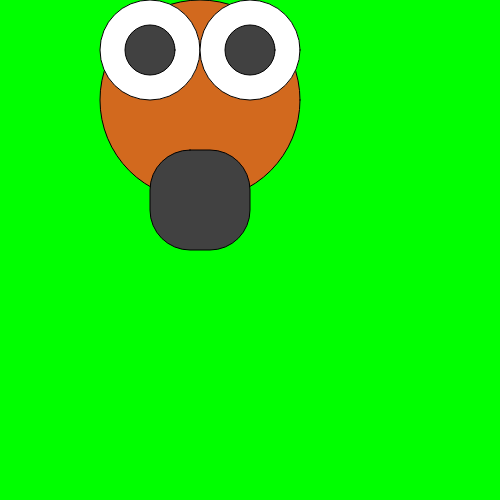
Frame 1 (no input)
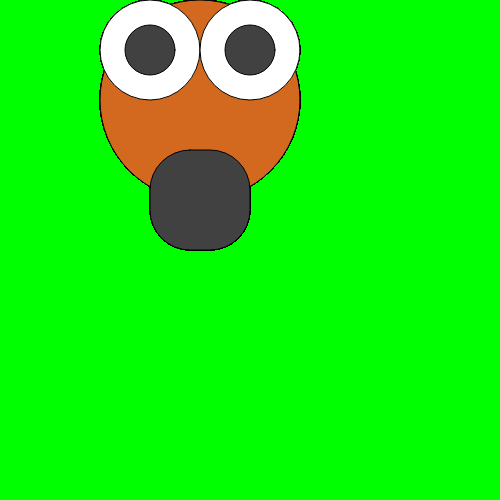
Frame 60 (no input)
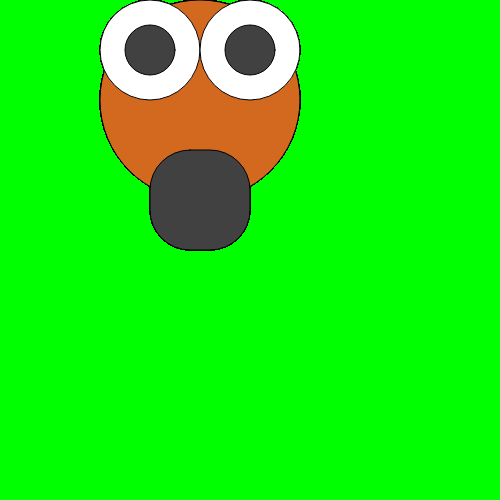
Frame 120 (the mouse pressed at the canvas centre since frame 60)

The p5.js sketch that drew these frames (run headless with seeded random() and noise() and a simulated clock; from frame 60 on, the mouse is pressed at the canvas centre):

// p5.js sketch
// ── sketch.js
var num = 12345;
var num1 = 2;
var pupilY = 50;
var pupilX = 150;
var x = 100;

function setup() {
  createCanvas(500, 500);
   background(0,255,0);
    
  
 
 // comments are for pussies 
 /* long comments is the way to go 
 about to write a book in this bitch */
 
}

function draw() {
    
    //define color for head & eyes)
    var brwn = color(210,105,30);
    fill(brwn);
    //head
    ellipse(200,100, 200, 200)
    fill('white')
    //eyes
    ellipse(150,50,100,100);
    ellipse(250,50,100,100);
   
    
    var blck = color(65);
    fill(blck);
    // pupils
    ellipse(pupilX,pupilY,50,50);
    ellipse(pupilX+100,pupilY,50,50);
    
    //whiskers
    //line(30, 20, 100, 75);
    
    //nose
    rect(150, 150, 100, 100, 40);
    
    
  
}
